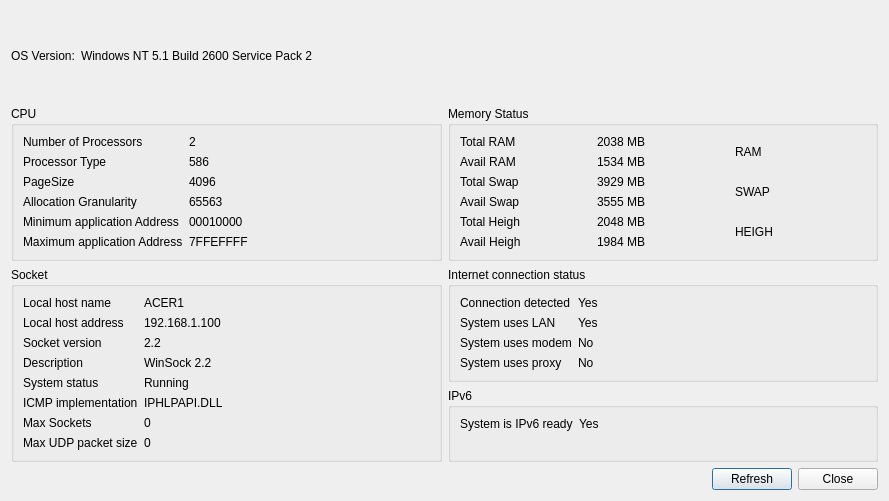
<?xml version="1.0" encoding="UTF-8"?>
<ui version="4.0">
 <class>LocalSystemInfoDlg</class>
 <widget class="QDialog" name="LocalSystemInfoDlg">
  <property name="geometry">
   <rect>
    <x>0</x>
    <y>0</y>
    <width>889</width>
    <height>501</height>
   </rect>
  </property>
  <property name="windowTitle">
   <string>Dialog</string>
  </property>
  <layout class="QVBoxLayout" name="verticalLayout">
   <item>
    <layout class="QHBoxLayout" name="horizontalLayout">
     <item>
      <widget class="QLabel" name="lblOsVersion">
       <property name="text">
        <string>OS Version:</string>
       </property>
      </widget>
     </item>
     <item>
      <widget class="QLabel" name="valOsVersion">
       <property name="text">
        <string>Windows NT 5.1 Build 2600 Service Pack 2</string>
       </property>
      </widget>
     </item>
     <item>
      <spacer name="horizontalSpacer_2">
       <property name="orientation">
        <enum>Qt::Horizontal</enum>
       </property>
       <property name="sizeHint" stdset="0">
        <size>
         <width>40</width>
         <height>20</height>
        </size>
       </property>
      </spacer>
     </item>
    </layout>
   </item>
   <item>
    <layout class="QGridLayout" name="gridLayout_2">
     <item row="0" column="0">
      <widget class="QGroupBox" name="grpCPU">
       <property name="title">
        <string>CPU</string>
       </property>
       <layout class="QFormLayout" name="formLayout_2">
        <item row="0" column="0">
         <widget class="QLabel" name="lblProcNum">
          <property name="text">
           <string>Number of Processors</string>
          </property>
         </widget>
        </item>
        <item row="0" column="1">
         <widget class="QLabel" name="valProcNum">
          <property name="text">
           <string>2</string>
          </property>
         </widget>
        </item>
        <item row="1" column="0">
         <widget class="QLabel" name="lblProcType">
          <property name="text">
           <string>Processor Type</string>
          </property>
         </widget>
        </item>
        <item row="1" column="1">
         <widget class="QLabel" name="valProcType">
          <property name="text">
           <string>586</string>
          </property>
         </widget>
        </item>
        <item row="2" column="0">
         <widget class="QLabel" name="lblPageSize">
          <property name="text">
           <string>PageSize</string>
          </property>
         </widget>
        </item>
        <item row="2" column="1">
         <widget class="QLabel" name="valPageSize">
          <property name="text">
           <string>4096</string>
          </property>
         </widget>
        </item>
        <item row="3" column="0">
         <widget class="QLabel" name="lblAllocationGranularity">
          <property name="text">
           <string>Allocation Granularity</string>
          </property>
         </widget>
        </item>
        <item row="3" column="1">
         <widget class="QLabel" name="valAllocationGranularity">
          <property name="text">
           <string>65563</string>
          </property>
         </widget>
        </item>
        <item row="4" column="0">
         <widget class="QLabel" name="lblAppAdrMin">
          <property name="text">
           <string>Minimum application Address</string>
          </property>
         </widget>
        </item>
        <item row="4" column="1">
         <widget class="QLabel" name="valAppAdrMin">
          <property name="text">
           <string>00010000</string>
          </property>
         </widget>
        </item>
        <item row="5" column="0">
         <widget class="QLabel" name="lblAppAdrMax">
          <property name="text">
           <string>Maximum application Address</string>
          </property>
         </widget>
        </item>
        <item row="5" column="1">
         <widget class="QLabel" name="valAppAdrMax">
          <property name="text">
           <string>7FFEFFFF</string>
          </property>
         </widget>
        </item>
       </layout>
      </widget>
     </item>
     <item row="0" column="1">
      <widget class="QGroupBox" name="grpMemoryStatus">
       <property name="title">
        <string>Memory Status</string>
       </property>
       <layout class="QGridLayout" name="gridLayout">
        <item row="0" column="0">
         <widget class="QLabel" name="lblTotalPhysical">
          <property name="text">
           <string>Total RAM</string>
          </property>
         </widget>
        </item>
        <item row="0" column="1">
         <widget class="QLabel" name="valTotalPhysical">
          <property name="text">
           <string>2038 MB</string>
          </property>
         </widget>
        </item>
        <item row="1" column="0">
         <widget class="QLabel" name="lblAvailPhysical">
          <property name="text">
           <string>Avail RAM</string>
          </property>
         </widget>
        </item>
        <item row="1" column="1">
         <widget class="QLabel" name="valAvailPhysical">
          <property name="text">
           <string>1534 MB</string>
          </property>
         </widget>
        </item>
        <item row="2" column="0">
         <widget class="QLabel" name="lblTotalPageFile">
          <property name="text">
           <string>Total Swap</string>
          </property>
         </widget>
        </item>
        <item row="2" column="1">
         <widget class="QLabel" name="valTotalPageFile">
          <property name="text">
           <string>3929 MB</string>
          </property>
         </widget>
        </item>
        <item row="3" column="0">
         <widget class="QLabel" name="lblAvailPageFile">
          <property name="text">
           <string>Avail Swap</string>
          </property>
         </widget>
        </item>
        <item row="3" column="1">
         <widget class="QLabel" name="valAvailPageFile">
          <property name="text">
           <string>3555 MB</string>
          </property>
         </widget>
        </item>
        <item row="4" column="0">
         <widget class="QLabel" name="lblTotalVirtual">
          <property name="text">
           <string>Total Heigh</string>
          </property>
         </widget>
        </item>
        <item row="4" column="1">
         <widget class="QLabel" name="valTotalVirtual">
          <property name="text">
           <string>2048 MB</string>
          </property>
         </widget>
        </item>
        <item row="5" column="0">
         <widget class="QLabel" name="lblAvailVirtual">
          <property name="text">
           <string>Avail Heigh</string>
          </property>
         </widget>
        </item>
        <item row="5" column="1">
         <widget class="QLabel" name="valAvailVirtual">
          <property name="text">
           <string>1984 MB</string>
          </property>
         </widget>
        </item>
        <item row="0" column="2" rowspan="2">
         <widget class="QLabel" name="piePhysical">
          <property name="text">
           <string>RAM</string>
          </property>
          <property name="textInteractionFlags">
           <set>Qt::NoTextInteraction</set>
          </property>
         </widget>
        </item>
        <item row="2" column="2" rowspan="2">
         <widget class="QLabel" name="piePageFile">
          <property name="text">
           <string>SWAP</string>
          </property>
         </widget>
        </item>
        <item row="4" column="2" rowspan="2">
         <widget class="QLabel" name="pieVirtual">
          <property name="text">
           <string>HEIGH</string>
          </property>
         </widget>
        </item>
       </layout>
      </widget>
     </item>
     <item row="1" column="0" rowspan="2">
      <widget class="QGroupBox" name="grpSocket">
       <property name="title">
        <string>Socket</string>
       </property>
       <layout class="QFormLayout" name="formLayout_3">
        <item row="0" column="0">
         <widget class="QLabel" name="lblHostName">
          <property name="text">
           <string>Local host name</string>
          </property>
         </widget>
        </item>
        <item row="0" column="1">
         <widget class="QLabel" name="valHostName">
          <property name="text">
           <string>ACER1</string>
          </property>
         </widget>
        </item>
        <item row="1" column="0">
         <widget class="QLabel" name="lblHostAdr">
          <property name="text">
           <string>Local host address</string>
          </property>
         </widget>
        </item>
        <item row="1" column="1">
         <widget class="QLabel" name="valHostAdr">
          <property name="text">
           <string>192.168.1.100</string>
          </property>
         </widget>
        </item>
        <item row="2" column="0">
         <widget class="QLabel" name="lblSocketVer">
          <property name="text">
           <string>Socket version</string>
          </property>
         </widget>
        </item>
        <item row="2" column="1">
         <widget class="QLabel" name="valSocketVer">
          <property name="text">
           <string>2.2</string>
          </property>
         </widget>
        </item>
        <item row="3" column="0">
         <widget class="QLabel" name="lblDescription">
          <property name="text">
           <string>Description</string>
          </property>
         </widget>
        </item>
        <item row="3" column="1">
         <widget class="QLabel" name="valDescription">
          <property name="text">
           <string>WinSock 2.2</string>
          </property>
         </widget>
        </item>
        <item row="4" column="0">
         <widget class="QLabel" name="lblSysStatus">
          <property name="text">
           <string>System status</string>
          </property>
         </widget>
        </item>
        <item row="4" column="1">
         <widget class="QLabel" name="valSysStatus">
          <property name="text">
           <string>Running</string>
          </property>
         </widget>
        </item>
        <item row="5" column="0">
         <widget class="QLabel" name="lblIcmpImpl">
          <property name="text">
           <string>ICMP implementation</string>
          </property>
         </widget>
        </item>
        <item row="5" column="1">
         <widget class="QLabel" name="valIcmpImpl">
          <property name="text">
           <string>IPHLPAPI.DLL</string>
          </property>
         </widget>
        </item>
        <item row="6" column="0">
         <widget class="QLabel" name="lblSocketMax">
          <property name="text">
           <string>Max Sockets</string>
          </property>
         </widget>
        </item>
        <item row="6" column="1">
         <widget class="QLabel" name="valSocketMax">
          <property name="text">
           <string>0</string>
          </property>
         </widget>
        </item>
        <item row="7" column="0">
         <widget class="QLabel" name="lblUdpSize">
          <property name="text">
           <string>Max UDP packet size</string>
          </property>
         </widget>
        </item>
        <item row="7" column="1">
         <widget class="QLabel" name="valUdpSize">
          <property name="text">
           <string>0</string>
          </property>
         </widget>
        </item>
       </layout>
      </widget>
     </item>
     <item row="1" column="1">
      <widget class="QGroupBox" name="grpInternet">
       <property name="title">
        <string>Internet connection status</string>
       </property>
       <layout class="QFormLayout" name="formLayout_4">
        <item row="0" column="0">
         <widget class="QLabel" name="lblConnection">
          <property name="text">
           <string>Connection detected</string>
          </property>
         </widget>
        </item>
        <item row="0" column="1">
         <widget class="QLabel" name="valConnection">
          <property name="text">
           <string>Yes</string>
          </property>
         </widget>
        </item>
        <item row="1" column="0">
         <widget class="QLabel" name="lblUsesLan">
          <property name="text">
           <string>System uses LAN</string>
          </property>
         </widget>
        </item>
        <item row="1" column="1">
         <widget class="QLabel" name="valUsesLan">
          <property name="text">
           <string>Yes</string>
          </property>
         </widget>
        </item>
        <item row="2" column="0">
         <widget class="QLabel" name="lblUsesModem">
          <property name="text">
           <string>System uses modem</string>
          </property>
         </widget>
        </item>
        <item row="2" column="1">
         <widget class="QLabel" name="valUsesModem">
          <property name="text">
           <string>No</string>
          </property>
         </widget>
        </item>
        <item row="3" column="0">
         <widget class="QLabel" name="lblUsesProxy">
          <property name="text">
           <string>System uses proxy</string>
          </property>
         </widget>
        </item>
        <item row="3" column="1">
         <widget class="QLabel" name="valUsesProxy">
          <property name="text">
           <string>No</string>
          </property>
         </widget>
        </item>
       </layout>
      </widget>
     </item>
     <item row="2" column="1">
      <widget class="QGroupBox" name="grpIPv6">
       <property name="title">
        <string>IPv6</string>
       </property>
       <layout class="QFormLayout" name="formLayout">
        <item row="0" column="0">
         <widget class="QLabel" name="lblIPv6">
          <property name="text">
           <string>System is IPv6 ready</string>
          </property>
         </widget>
        </item>
        <item row="0" column="1">
         <widget class="QLabel" name="valIPv6">
          <property name="text">
           <string>Yes</string>
          </property>
         </widget>
        </item>
       </layout>
      </widget>
     </item>
    </layout>
   </item>
   <item>
    <layout class="QHBoxLayout" name="horizontalLayout_2">
     <item>
      <spacer name="horizontalSpacer">
       <property name="orientation">
        <enum>Qt::Horizontal</enum>
       </property>
       <property name="sizeHint" stdset="0">
        <size>
         <width>40</width>
         <height>20</height>
        </size>
       </property>
      </spacer>
     </item>
     <item>
      <widget class="QPushButton" name="btnRefresh">
       <property name="text">
        <string>Refresh</string>
       </property>
      </widget>
     </item>
     <item>
      <widget class="QPushButton" name="btnClose">
       <property name="text">
        <string>Close</string>
       </property>
      </widget>
     </item>
    </layout>
   </item>
  </layout>
 </widget>
 <resources/>
 <connections/>
</ui>
